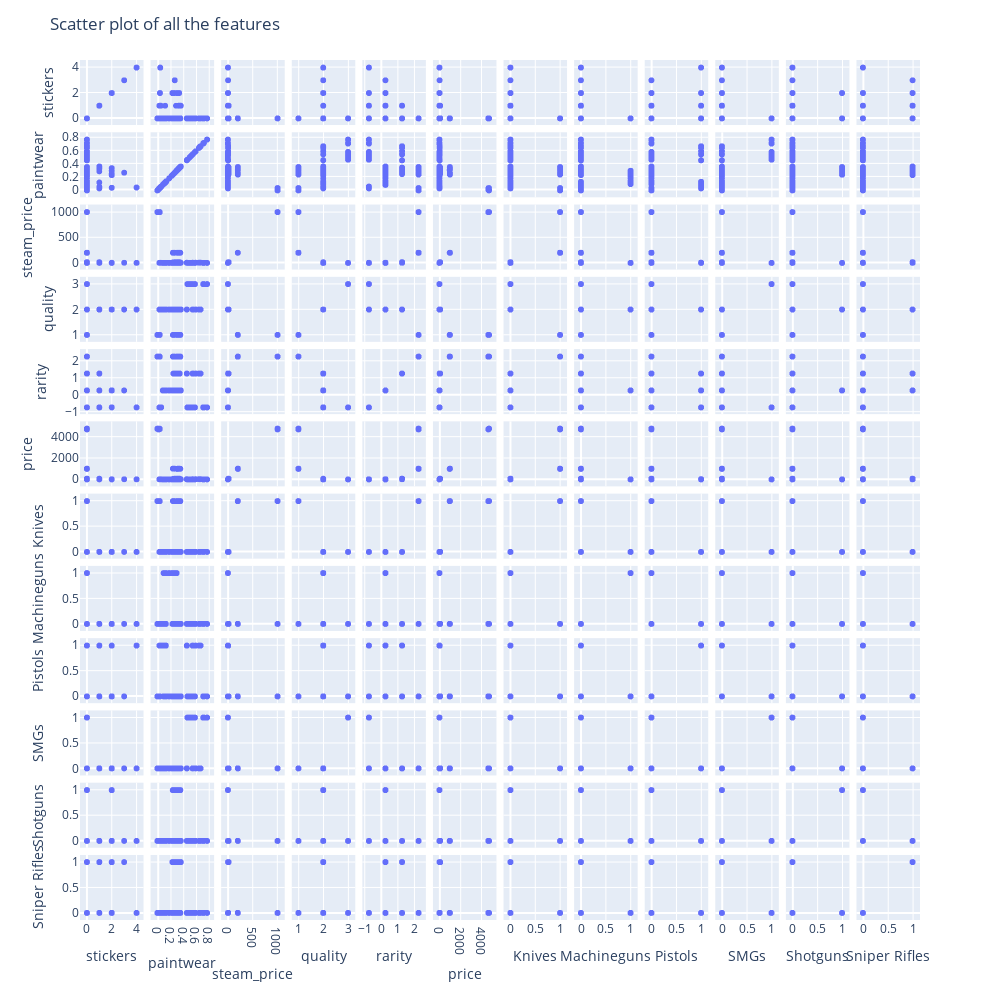

Here is the notebook cell this chart was saved with:
### Markdown cell above
## Plotting a Scatter Matrix

The scatter matrix is a useful tool for visualizing the data. It plots all the numerical data against each other in a grid of scatter plots. This allows us to see if there are any correlations between the features.

### Code cell
fig = px.scatter_matrix(df, dimensions=df.columns)
fig.update_layout(
    title="Scatter plot of all the features",
    autosize=True,
    width=1000,
    height=1000,
)
fig.update_yaxes(automargin=True)

fig.show()

### Figure 1 — Plotly figure (JSON) as saved in the notebook; plotly's stock layout.template omitted (floating-point values rounded to 4 significant figures; data arrays with more than 128 entries replaced by an {"elided": "..."} marker saying what was removed)
{"data": [{"dimensions": [{"axis": {"matches": true}, "label": "stickers", "values": {"elided": "3300 int values"}}, {"axis": {"matches": true}, "label": "paintwear", "values": {"elided": "3300 float values"}}, {"axis": {"matches": true}, "label": "steam_price", "values": {"elided": "3300 float values"}}, {"axis": {"matches": true}, "label": "quality", "values": {"elided": "3300 int values"}}, {"axis": {"matches": true}, "label": "rarity", "values": {"elided": "3300 float values"}}, {"axis": {"matches": true}, "label": "price", "values": {"elided": "3300 float values"}}, {"axis": {"matches": true}, "label": "Knives", "values": {"elided": "3300 int values"}}, {"axis": {"matches": true}, "label": "Machineguns", "values": {"elided": "3300 int values"}}, {"axis": {"matches": true}, "label": "Pistols", "values": {"elided": "3300 int values"}}, {"axis": {"matches": true}, "label": "SMGs", "values": {"elided": "3300 int values"}}, {"axis": {"matches": true}, "label": "Shotguns", "values": {"elided": "3300 int values"}}, {"axis": {"matches": true}, "label": "Sniper Rifles", "values": {"elided": "3300 int values"}}], "hovertemplate": "%{xaxis.title.text}=%{x}<br>%{yaxis.title.text}=%{y}<extra></extra>", "legendgroup": "", "marker": {"color": "#636efa", "symbol": "circle"}, "name": "", "showlegend": false, "type": "splom"}], "layout": {"autosize": true, "dragmode": "select", "height": 1000, "legend": {"tracegroupgap": 0}, "margin": {"t": 60}, "title": {"text": "Scatter plot of all the features"}, "width": 1000, "yaxis": {"automargin": true}}}
